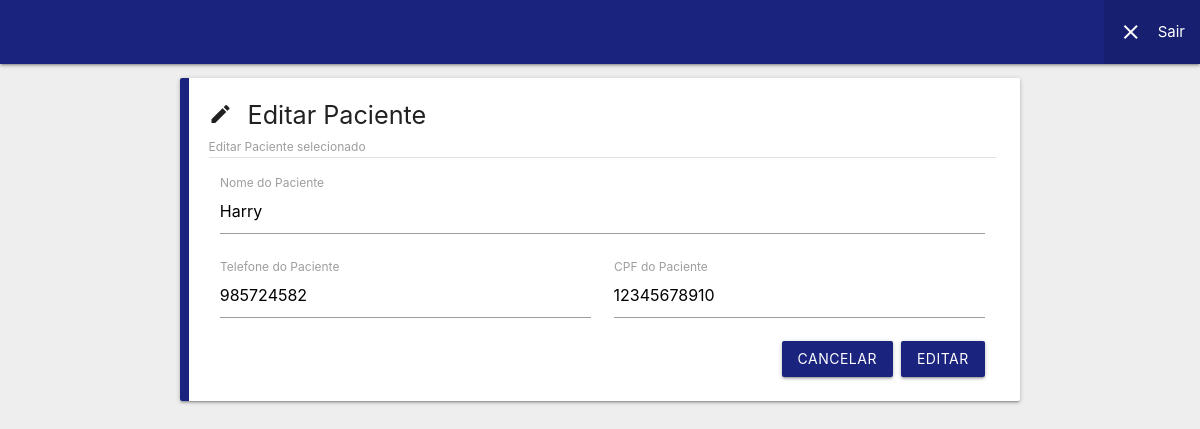
The page /admin/pacientes/form_update_pacientes.php?pac_id=12 (signed in) on the database its author committed.
### tables this page shows
CREATE TABLE `pacientes` (
  `pac_id` int(11) NOT NULL,
  `pac_nome` varchar(45) NOT NULL,
  `pac_telefone` bigint(11) NOT NULL,
  `pac_CPF` bigint(11) NOT NULL
);

### public_html/assets/assets.php (called while the page is built, shortened)
<?php
$p = pathinfo($_SERVER['SCRIPT_FILENAME'])['dirname'];
$assets = '';
do {
   if (is_dir($p . '/assets')) {
      $assets .= 'assets';
      break;
   } else {
      $assets .= '../';
      $p = explode('/', $p);
      unset($p[count($p) - 1]);
      $p = implode('/', $p);
   }
} while (true);

### public_html/admin/pacientes/form_update_pacientes.php (the view, shortened to what this page needs)
<?php
include_once('../../assets/assets.php')
?>
<!DOCTYPE html>
<html>
<head>
   <link rel="stylesheet" href="<?= $assets ?>/src/css/materialize.min.css">
   <link rel="stylesheet" href="<?= $assets ?>/src/css/main.css">
   <link rel="stylesheet" href="src/form_update_pacientes.css">
   <link rel="stylesheet" href="src/main.css">
</head>
<body class="grey lighten-3">
   <?php
   include_once("$assets/components/header_update.php");
   ?>
   <main>
      <div class="container">
         <div class="card-panel left-div-margin" style="margin-top:14px">
            <h1 class="flow-text" style="margin:0 0 5px"><i class="material-icons left">edit</i>Editar Paciente</h1>
            <label>Editar Paciente selecionado</label>
            <div class="divider"></div>
            <?php
            include_once("$assets/conexao.php");
            $pac_id = filter_input(INPUT_GET, 'pac_id', FILTER_DEFAULT);
            $sql = $pdo->prepare("SELECT * FROM pacientes WHERE pac_id=:pac_id");
            $sql->bindValue(':pac_id', $pac_id);
            $sql->execute();
            $data = $sql->fetchAll();
            extract($data[0]);
            ?>
            <form style="margin-top:15px" action="update_pacientes.php" method="post">
               <div class="row mb-0">
                  <div class="input-field col s12">
                     <label>Nome do Paciente</label>
                     <input value="<?= $pac_nome ?>" placeholder="Nome Completo do Paciente" type="text" name="pac_nome" class="validate" oninvalid="this.setCustomValidity('Preencha esse campo com nome do Paciente.')" oninput="setCustomValidity('')" required>
                  </div>
                  <div class="input-field col s6">
                     <label>Telefone do Paciente</label>
                     <input value="<?= $pac_telefone ?>" placeholder="Telefone do Paciente" type="text" name="pac_telefone" class="validate" oninvalid="this.setCustomValidity('Preencha esse campo com o Telefone do Paciente.')" oninput="setCustomValidity('')" required>
                  </div><div class="input-field col s6">
                     <label>CPF do Paciente</label>
                     <input value="<?= $pac_CPF ?>" placeholder="CPF do Paciente" type="text" name="pac_CPF" class="validate" oninvalid="this.setCustomValidity('Preencha esse campo com o CPF do Paciente.')" oninput="setCustomValidity('')" required>
                  </div>
                  <div class="col s12">
                     <input title="Editar Paciente" class="btn indigo darken-4 right" type="submit" value="Editar">
                     <a title="Cancelar Edição" href="form_pacientes.php" class="btn indigo darken-4 right mr-2 waves-effect waves-light">Cancelar</a>
                  </div>
               </div>
            </form>
            <div class="left-div indigo darken-4"></div>
         </div>
      </div>
   </main>
</body>
</html>

### public_html/assets/src/css/main.css (style rules this page uses)
* { outline: none }
.material-icons { font-family: 'Material Icons'; font-weight: normal; font-style: normal; font-size: 24px; line-height: 1; letter-spacing: normal; text-transform: none; display: inline-block; white-space: nowrap; word-wrap: normal; direction: ltr; -webkit-font-feature-settings: 'liga'; font-feature-settings: 'liga'; -webkit-font-smoothing: antialiased }
body { height: 100%; display: flex; min-height: 100vh; flex-direction: column; }
main { flex: 1 0 auto; }
.card-panel { position: relative }
.left-div { width: 9px; height: 100%; top: 0; border-top-left-radius: 2px; border-bottom-left-radius: 2px }
.top-div, .bottom-div, .left-div { left: 0; position: absolute }
.left-div-margin { padding-left: 28.5px }
.mb-0 { margin-bottom: 0 }

### public_html/admin/pacientes/src/form_update_pacientes.css (style rules this page uses)
.mr-2 { margin-right: 8px }

### rows shown on the page
pacientes: pac_nome "Harry", pac_telefone "985724582", pac_CPF "12345678910"
